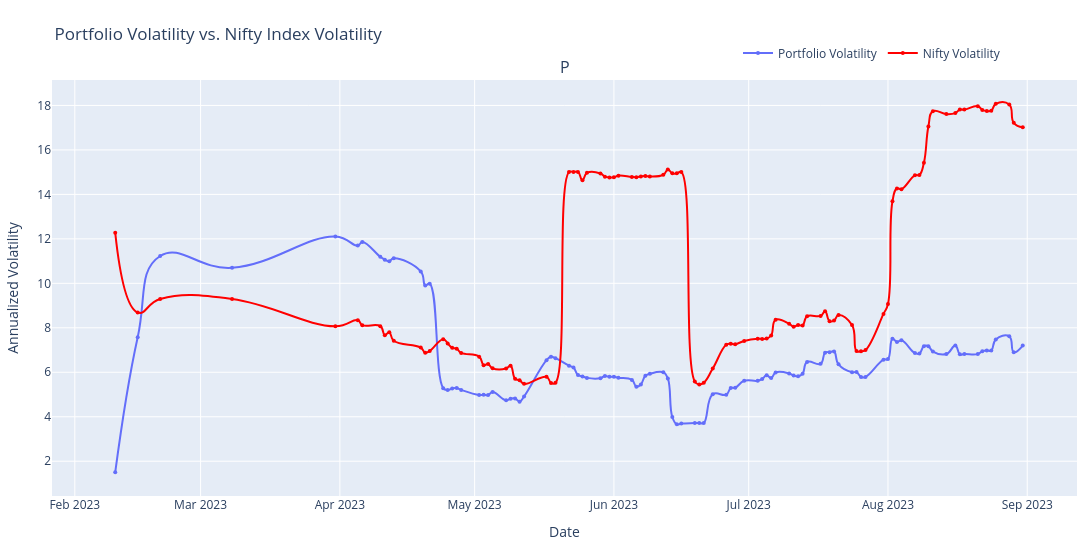

The cell this chart's notebook holds for it:
### Markdown cell above
<h2 style="color: rgb(31, 136, 217);">Volatility Calculation</h2>

### Code cell
import pandas as pd
import numpy as np
import plotly.graph_objects as go
from plotly.subplots import make_subplots
from scipy import stats

# Since explicit Nifty 50 index data is not available in the dataset,
# I estimate its volatility using stocks that have 'Nifty' in their names.

# Creating a copy of the filtered DataFrame to ensure the original data remains unchanged
df = filtered_df.copy()

# Converting 'DateTime_$date' to datetime format so we can use it for time-based calculations
df['DateTime_$date'] = pd.to_datetime(df['DateTime_$date'], errors='coerce')

# Converting 'DEFAULT_LTP' (Last Traded Price) to numeric format 
# If there are any errors, they will be converted to NaN
df['DEFAULT_LTP'] = pd.to_numeric(df['DEFAULT_LTP'], errors='coerce')

# Forward-filling missing values in 'DEFAULT_LTP' to maintain continuity in stock prices
df['DEFAULT_LTP'] = df['DEFAULT_LTP'].ffill()

# Calculating the daily return percentage for each stock
df['Daily_Return'] = df.groupby('STOCK')['DEFAULT_LTP'].pct_change() * 100

# Computing the average daily return across all stocks to approximate an equal-weighted portfolio return
portfolio_daily_returns = df.groupby('DateTime_$date')['Daily_Return'].mean().reset_index()

# Calculating rolling volatility (20-day window) for the portfolio
# This gives an estimate of how much the portfolio fluctuates over time
portfolio_daily_returns['Portfolio_Volatility'] = (
    portfolio_daily_returns['Daily_Return']
    .rolling(window=20, min_periods=1)
    .std() * np.sqrt(252)  # Annualizing the volatility
)

# Extracting stocks with 'Nifty' in their names to estimate the Nifty index's volatility
nifty_stocks = df[df['STOCK'].str.contains('Nifty', case=False, na=False)].copy()

# Calculating daily returns for these 'Nifty' stocks
nifty_stocks['Nifty_Return'] = nifty_stocks.groupby('STOCK')['DEFAULT_LTP'].pct_change() * 100

# Aggregating daily returns of Nifty stocks to approximate Nifty index returns
nifty_volatility = nifty_stocks.groupby('DateTime_$date')['Nifty_Return'].mean().reset_index()

# Calculating rolling volatility (20-day window) for the estimated Nifty index
nifty_volatility['Nifty_Volatility'] = (
    nifty_volatility['Nifty_Return']
    .rolling(window=20, min_periods=1)
    .std() * np.sqrt(252)  # Annualizing the volatility
)

# Merging portfolio and Nifty volatility data to ensure aligned dates for comparison
combined_data = pd.merge(portfolio_daily_returns, nifty_volatility, on='DateTime_$date', how='inner')

# Performing statistical analysis to understand the return characteristics of both the portfolio and the Nifty index
stats_summary = {
    'Portfolio_Mean_Daily_Return': combined_data['Daily_Return'].mean(),  # Average daily return of the portfolio
    'Portfolio_Annualized_Volatility': combined_data['Portfolio_Volatility'].mean(),  # Average portfolio volatility
    'Portfolio_Skewness': stats.skew(combined_data['Daily_Return'].dropna()),  # Measure of return distribution symmetry
    'Portfolio_Kurtosis': stats.kurtosis(combined_data['Daily_Return'].dropna()),  # Measure of extreme return deviations
    'Nifty_Mean_Daily_Return': combined_data['Nifty_Return'].mean(),  # Average daily return of the Nifty approximation
    'Nifty_Annualized_Volatility': combined_data['Nifty_Volatility'].mean(),  # Average Nifty volatility
    'Nifty_Skewness': stats.skew(combined_data['Nifty_Return'].dropna()),  # Symmetry of Nifty return distribution
    'Nifty_Kurtosis': stats.kurtosis(combined_data['Nifty_Return'].dropna())  # Measure of extreme Nifty return deviations
}

# Performing a t-test to check if there is a significant difference in returns between the portfolio and Nifty
t_stat, p_value = stats.ttest_ind(
    combined_data['Daily_Return'].dropna(),
    combined_data['Nifty_Return'].dropna(),
    equal_var=False  # Assumes the two groups may have different variances
)
stats_summary['T-Test Statistic'] = t_stat  # Test statistic value
stats_summary['P-Value'] = p_value  # Probability of observing the difference under the null hypothesis

# Plotting the volatility of the portfolio vs. the Nifty index to visualize fluctuations
fig = make_subplots(rows=1, cols=1, subplot_titles=('Portfolio Volatility vs. Nifty Index Volatility'))

# Adding portfolio volatility to the plot
fig.add_trace(
    go.Scatter(
        x=combined_data['DateTime_$date'], 
        y=combined_data['Portfolio_Volatility'],
        name='Portfolio Volatility',
        mode='lines+markers',
        line=dict(color='#636efa', shape='spline', smoothing=1.3),
        marker=dict(size=4)
    ),
    row=1, col=1
)

# Adding Nifty volatility to the plot
fig.add_trace(
    go.Scatter(
        x=combined_data['DateTime_$date'], 
        y=combined_data['Nifty_Volatility'],
        name='Nifty Volatility',
        mode='lines+markers',
        line=dict(color='red', shape='spline', smoothing=1.3),
        marker=dict(size=4)
    ),
    row=1, col=1
)

# Formatting the plot layout
fig.update_layout(
    height=550,
    width = 1100,
    showlegend=True,
    title_text='Portfolio Volatility vs. Nifty Index Volatility',
    xaxis_title='Date',
    yaxis_title='Annualized Volatility',
    margin=dict(l=15, r=15, t=80, b=50),  # Increase top margin for legend space
    legend=dict(
        orientation='h',  # Horizontal legend
        x=0.8, y=1.1,  # Center the legend below the title
        xanchor='center'
    )
)

# Printing the statistical summary for insights
print("Statistical Summary:")
for key, value in stats_summary.items():
    print(f"{key}: {value:.4f}")

# Displaying the plot
fig.show()

### Figure 1 — Plotly figure (JSON) as saved in the notebook; plotly's stock layout.template omitted (floating-point values rounded to 4 significant figures)
{"data": [{"line": {"color": "#636efa", "shape": "spline", "smoothing": 1.3}, "marker": {"size": 4}, "mode": "lines+markers", "name": "Portfolio Volatility", "type": "scatter", "x": ["2023-02-08T00:00:00", "2023-02-09T00:00:00", "2023-02-10T00:00:00", "2023-02-15T00:00:00", "2023-02-20T00:00:00", "2023-03-08T00:00:00", "2023-03-31T00:00:00", "2023-04-05T00:00:00", "2023-04-06T00:00:00", "2023-04-10T00:00:00", "2023-04-11T00:00:00", "2023-04-12T00:00:00", "2023-04-13T00:00:00", "2023-04-19T00:00:00", "2023-04-20T00:00:00", "2023-04-21T00:00:00", "2023-04-24T00:00:00", "2023-04-25T00:00:00", "2023-04-26T00:00:00", "2023-04-27T00:00:00", "2023-04-28T00:00:00", "2023-05-02T00:00:00", "2023-05-03T00:00:00", "2023-05-04T00:00:00", "2023-05-05T00:00:00", "2023-05-08T00:00:00", "2023-05-09T00:00:00", "2023-05-10T00:00:00", "2023-05-11T00:00:00", "2023-05-12T00:00:00", "2023-05-17T00:00:00", "2023-05-18T00:00:00", "2023-05-19T00:00:00", "2023-05-22T00:00:00", "2023-05-23T00:00:00", "2023-05-24T00:00:00", "2023-05-25T00:00:00", "2023-05-26T00:00:00", "2023-05-29T00:00:00", "2023-05-30T00:00:00", "2023-05-31T00:00:00", "2023-06-01T00:00:00", "2023-06-02T00:00:00", "2023-06-05T00:00:00", "2023-06-06T00:00:00", "2023-06-07T00:00:00", "2023-06-08T00:00:00", "2023-06-09T00:00:00", "2023-06-12T00:00:00", "2023-06-13T00:00:00", "2023-06-14T00:00:00", "2023-06-15T00:00:00", "2023-06-16T00:00:00", "2023-06-19T00:00:00", "2023-06-20T00:00:00", "2023-06-21T00:00:00", "2023-06-23T00:00:00", "2023-06-26T00:00:00", "2023-06-27T00:00:00", "2023-06-28T00:00:00", "2023-06-30T00:00:00", "2023-07-03T00:00:00", "2023-07-04T00:00:00", "2023-07-05T00:00:00", "2023-07-06T00:00:00", "2023-07-07T00:00:00", "2023-07-10T00:00:00", "2023-07-11T00:00:00", "2023-07-12T00:00:00", "2023-07-13T00:00:00", "2023-07-14T00:00:00", "2023-07-17T00:00:00", "2023-07-18T00:00:00", "2023-07-19T00:00:00", "2023-07-20T00:00:00", "2023-07-21T00:00:00", "2023-07-24T00:00:00", "2023-07-25T00:00:00", "2023-07-26T00:00:00", "2023-07-27T00:00:00", "2023-07-31T00:00:00", "2023-08-01T00:00:00", "2023-08-02T00:00:00", "2023-08-03T00:00:00", "2023-08-04T00:00:00", "2023-08-07T00:00:00", "2023-08-08T00:00:00", "2023-08-09T00:00:00", "2023-08-10T00:00:00", "2023-08-11T00:00:00", "2023-08-14T00:00:00", "2023-08-16T00:00:00", "2023-08-17T00:00:00", "2023-08-18T00:00:00", "2023-08-21T00:00:00", "2023-08-22T00:00:00", "2023-08-23T00:00:00", "2023-08-24T00:00:00", "2023-08-25T00:00:00", "2023-08-28T00:00:00", "2023-08-29T00:00:00", "2023-08-31T00:00:00"], "xaxis": "x", "y": [null, null, 1.506, 7.577, 11.23, 10.7, 12.11, 11.7, 11.86, 11.19, 11.06, 10.99, 11.13, 10.54, 9.906, 9.982, 5.287, 5.204, 5.271, 5.288, 5.208, 4.981, 4.986, 4.975, 5.113, 4.739, 4.814, 4.823, 4.679, 4.91, 6.543, 6.697, 6.634, 6.295, 6.213, 5.878, 5.815, 5.748, 5.736, 5.836, 5.795, 5.795, 5.754, 5.656, 5.353, 5.455, 5.846, 5.931, 5.996, 5.723, 3.985, 3.658, 3.693, 3.714, 3.722, 3.722, 5.012, 4.991, 5.289, 5.305, 5.617, 5.618, 5.703, 5.864, 5.739, 5.99, 5.949, 5.856, 5.822, 5.938, 6.467, 6.381, 6.88, 6.904, 6.938, 6.356, 6.0, 6.008, 5.789, 5.79, 6.566, 6.593, 7.507, 7.359, 7.441, 6.863, 6.841, 7.176, 7.171, 6.933, 6.821, 7.201, 6.805, 6.819, 6.818, 6.943, 6.98, 6.979, 7.478, 7.615, 6.904, 7.202], "yaxis": "y"}, {"line": {"color": "red", "shape": "spline", "smoothing": 1.3}, "marker": {"size": 4}, "mode": "lines+markers", "name": "Nifty Volatility", "type": "scatter", "x": ["2023-02-08T00:00:00", "2023-02-09T00:00:00", "2023-02-10T00:00:00", "2023-02-15T00:00:00", "2023-02-20T00:00:00", "2023-03-08T00:00:00", "2023-03-31T00:00:00", "2023-04-05T00:00:00", "2023-04-06T00:00:00", "2023-04-10T00:00:00", "2023-04-11T00:00:00", "2023-04-12T00:00:00", "2023-04-13T00:00:00", "2023-04-19T00:00:00", "2023-04-20T00:00:00", "2023-04-21T00:00:00", "2023-04-24T00:00:00", "2023-04-25T00:00:00", "2023-04-26T00:00:00", "2023-04-27T00:00:00", "2023-04-28T00:00:00", "2023-05-02T00:00:00", "2023-05-03T00:00:00", "2023-05-04T00:00:00", "2023-05-05T00:00:00", "2023-05-08T00:00:00", "2023-05-09T00:00:00", "2023-05-10T00:00:00", "2023-05-11T00:00:00", "2023-05-12T00:00:00", "2023-05-17T00:00:00", "2023-05-18T00:00:00", "2023-05-19T00:00:00", "2023-05-22T00:00:00", "2023-05-23T00:00:00", "2023-05-24T00:00:00", "2023-05-25T00:00:00", "2023-05-26T00:00:00", "2023-05-29T00:00:00", "2023-05-30T00:00:00", "2023-05-31T00:00:00", "2023-06-01T00:00:00", "2023-06-02T00:00:00", "2023-06-05T00:00:00", "2023-06-06T00:00:00", "2023-06-07T00:00:00", "2023-06-08T00:00:00", "2023-06-09T00:00:00", "2023-06-12T00:00:00", "2023-06-13T00:00:00", "2023-06-14T00:00:00", "2023-06-15T00:00:00", "2023-06-16T00:00:00", "2023-06-19T00:00:00", "2023-06-20T00:00:00", "2023-06-21T00:00:00", "2023-06-23T00:00:00", "2023-06-26T00:00:00", "2023-06-27T00:00:00", "2023-06-28T00:00:00", "2023-06-30T00:00:00", "2023-07-03T00:00:00", "2023-07-04T00:00:00", "2023-07-05T00:00:00", "2023-07-06T00:00:00", "2023-07-07T00:00:00", "2023-07-10T00:00:00", "2023-07-11T00:00:00", "2023-07-12T00:00:00", "2023-07-13T00:00:00", "2023-07-14T00:00:00", "2023-07-17T00:00:00", "2023-07-18T00:00:00", "2023-07-19T00:00:00", "2023-07-20T00:00:00", "2023-07-21T00:00:00", "2023-07-24T00:00:00", "2023-07-25T00:00:00", "2023-07-26T00:00:00", "2023-07-27T00:00:00", "2023-07-31T00:00:00", "2023-08-01T00:00:00", "2023-08-02T00:00:00", "2023-08-03T00:00:00", "2023-08-04T00:00:00", "2023-08-07T00:00:00", "2023-08-08T00:00:00", "2023-08-09T00:00:00", "2023-08-10T00:00:00", "2023-08-11T00:00:00", "2023-08-14T00:00:00", "2023-08-16T00:00:00", "2023-08-17T00:00:00", "2023-08-18T00:00:00", "2023-08-21T00:00:00", "2023-08-22T00:00:00", "2023-08-23T00:00:00", "2023-08-24T00:00:00", "2023-08-25T00:00:00", "2023-08-28T00:00:00", "2023-08-29T00:00:00", "2023-08-31T00:00:00"], "xaxis": "x", "y": [null, null, 12.27, 8.691, 9.297, 9.297, 8.068, 8.339, 8.118, 8.075, 7.671, 7.804, 7.42, 7.112, 6.879, 6.961, 7.49, 7.298, 7.104, 7.063, 6.87, 6.703, 6.32, 6.368, 6.178, 6.17, 6.296, 5.706, 5.643, 5.479, 5.794, 5.521, 5.53, 15.0, 15.01, 15.01, 14.63, 14.97, 14.94, 14.8, 14.76, 14.77, 14.84, 14.78, 14.78, 14.81, 14.82, 14.81, 14.88, 15.12, 14.95, 14.95, 15.0, 5.582, 5.454, 5.53, 6.167, 7.236, 7.281, 7.264, 7.408, 7.504, 7.501, 7.521, 7.654, 8.364, 8.179, 8.05, 8.125, 8.104, 8.519, 8.534, 8.744, 8.297, 8.326, 8.575, 8.123, 6.958, 6.95, 7.004, 8.624, 9.072, 13.69, 14.27, 14.23, 14.86, 14.87, 15.42, 17.05, 17.74, 17.61, 17.66, 17.81, 17.81, 17.97, 17.8, 17.75, 17.77, 18.07, 18.05, 17.22, 17.02], "yaxis": "y"}], "layout": {"annotations": [{"font": {"size": 16}, "showarrow": false, "text": "P", "x": 0.5, "xanchor": "center", "xref": "paper", "y": 1, "yanchor": "bottom", "yref": "paper"}], "height": 550, "legend": {"orientation": "h", "x": 0.8, "xanchor": "center", "y": 1.1}, "margin": {"b": 50, "l": 15, "r": 15, "t": 80}, "showlegend": true, "title": {"text": "Portfolio Volatility vs. Nifty Index Volatility"}, "width": 1100, "xaxis": {"anchor": "y", "domain": [0, 1], "title": {"text": "Date"}}, "yaxis": {"anchor": "x", "domain": [0, 1], "title": {"text": "Annualized Volatility"}}}}
